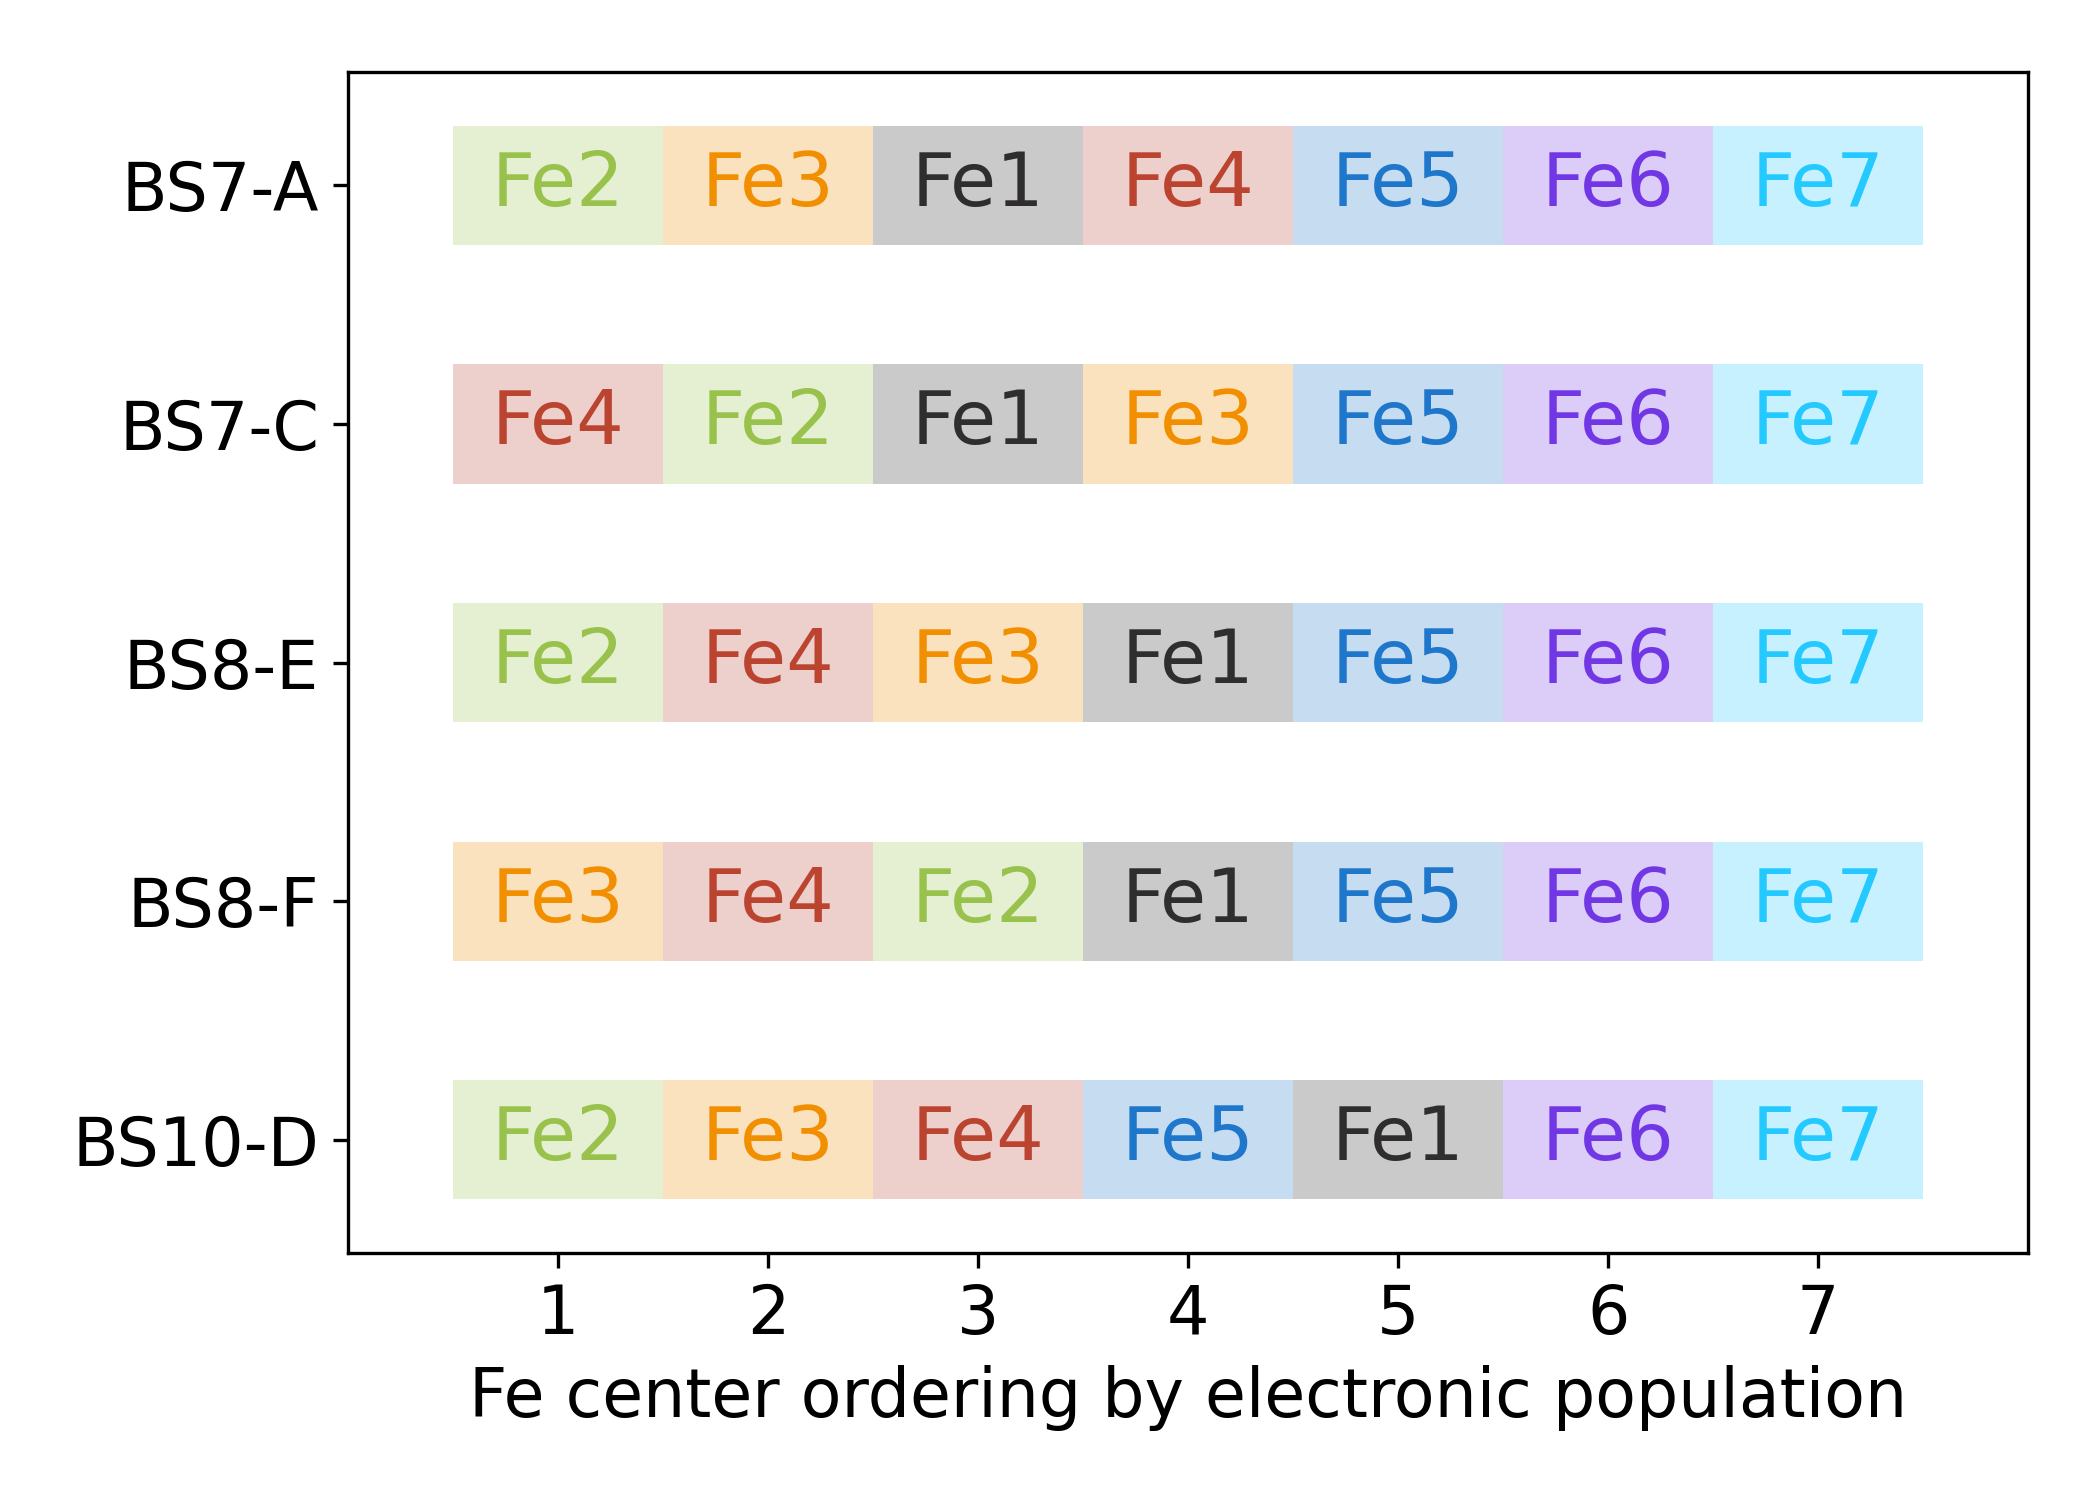

Source code (Python):
# ---------------------------------------------------------------------------
# Copyright (C) 2026 Huanchen Zhai. All Rights Reserved.
# 
# This program is free software: you can redistribute it and/or modify
# it under the terms of the GNU General Public License as published by
# the Free Software Foundation, either version 3 of the License, or
# (at your option) any later version.
# 
# This program is distributed in the hope that it will be useful,
# but WITHOUT ANY WARRANTY; without even the implied warranty of
# MERCHANTABILITY or FITNESS FOR A PARTICULAR PURPOSE.  See the
# GNU General Public License for more details.
# 
# You should have received a copy of the GNU General Public License
# along with this program.  If not, see <https://www.gnu.org/licenses/>.
# ---------------------------------------------------------------------------


import matplotlib.pyplot as plt
import numpy as np, json

plt.rcParams.update({'font.size': 16})
plt.figure(figsize=(7, 5))

data = json.load(open("../20-Data/90-colors.json", "r", encoding='utf-8'))
data |= json.load(open("../20-Data/80-bs-states.json", "r", encoding='utf-8'))
data |= json.load(open("../20-Data/14-large-uccsd.json", "r", encoding='utf-8'))

bs_init = data['bs']
bs_map = data['name_x']
colors = data['colors']

ia = 2
prop_uccsd = np.array([min([(x['uccsd'], x['uccsd(t)'], x.get('uccsd-elec-pop-noryd', [0.0] * 8))
    for x in data['large_uccsd'][str(ia)][str(ix)] if 'uccsd' in x] + [(0, 0, [0.0] * 8)])[2] for ix in range(35)])
prop_order = [np.argsort(x) for x in prop_uccsd]

inits = [18, 25, 26, 27, 8]
femap = [0, 1, 4, 3, 2, 5, 7, 6]

for ix, init in enumerate(inits):
    for jx in range(7):
        plt.barh(ix, 1, left=jx + 0.5, color=colors[prop_order[init][jx]], height=0.5, alpha=0.25)

for ix, init in enumerate(inits):
    for jx in range(7):
        plt.text(jx + 1, ix, 'Fe%d' % femap[prop_order[init][jx] + 1], color=colors[prop_order[init][jx]], fontsize=18,
            ha='center', va='center', zorder=10)

plt.yticks([0, 1, 2, 3, 4], [bs_map[str(ix)] for ix in inits])
plt.xlim(0, 8)
plt.xticks(list(range(1, 8)))

plt.gca().invert_yaxis()
plt.xlabel('Fe center ordering by electronic population')
plt.tight_layout()
plt.savefig('17-sm-large-pop-order-c.png', dpi=300)
